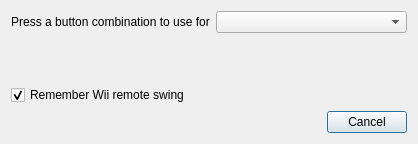
<?xml version="1.0" encoding="UTF-8"?>
<ui version="4.0">
 <class>WiimotedevShortcutGrabber</class>
 <widget class="QDialog" name="WiimotedevShortcutGrabber">
  <property name="geometry">
   <rect>
    <x>0</x>
    <y>0</y>
    <width>418</width>
    <height>130</height>
   </rect>
  </property>
  <property name="windowTitle">
   <string>Add wiimotedev action</string>
  </property>
  <property name="windowIcon">
   <iconset resource="../../data/data.qrc">
    <normaloff>:/icon.png</normaloff>:/icon.png</iconset>
  </property>
  <layout class="QVBoxLayout" name="verticalLayout">
   <item>
    <layout class="QHBoxLayout" name="horizontalLayout">
     <item>
      <widget class="QLabel" name="label">
       <property name="sizePolicy">
        <sizepolicy hsizetype="Preferred" vsizetype="Maximum">
         <horstretch>0</horstretch>
         <verstretch>0</verstretch>
        </sizepolicy>
       </property>
       <property name="text">
        <string>Press a button combination to use for</string>
       </property>
       <property name="alignment">
        <set>Qt::AlignCenter</set>
       </property>
      </widget>
     </item>
     <item>
      <widget class="QComboBox" name="comboBox">
       <property name="sizePolicy">
        <sizepolicy hsizetype="MinimumExpanding" vsizetype="Maximum">
         <horstretch>0</horstretch>
         <verstretch>0</verstretch>
        </sizepolicy>
       </property>
      </widget>
     </item>
    </layout>
   </item>
   <item>
    <widget class="QLabel" name="combo">
     <property name="sizePolicy">
      <sizepolicy hsizetype="Preferred" vsizetype="Expanding">
       <horstretch>0</horstretch>
       <verstretch>0</verstretch>
      </sizepolicy>
     </property>
     <property name="minimumSize">
      <size>
       <width>0</width>
       <height>40</height>
      </size>
     </property>
     <property name="textFormat">
      <enum>Qt::PlainText</enum>
     </property>
     <property name="alignment">
      <set>Qt::AlignCenter</set>
     </property>
     <property name="wordWrap">
      <bool>true</bool>
     </property>
    </widget>
   </item>
   <item>
    <widget class="QCheckBox" name="remember_shifts">
     <property name="text">
      <string>Remember Wii remote swing</string>
     </property>
     <property name="checked">
      <bool>true</bool>
     </property>
    </widget>
   </item>
   <item>
    <widget class="QDialogButtonBox" name="buttonBox">
     <property name="orientation">
      <enum>Qt::Horizontal</enum>
     </property>
     <property name="standardButtons">
      <set>QDialogButtonBox::Cancel</set>
     </property>
    </widget>
   </item>
  </layout>
 </widget>
 <resources>
  <include location="../../data/data.qrc"/>
 </resources>
 <connections/>
</ui>
